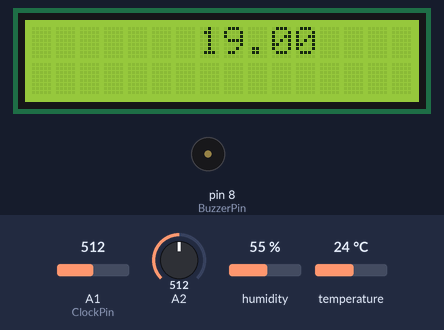
This sketch was run on a simulated Arduino Uno, built with avr-gcc and run on an emulated ATmega328P. On the bench: 16×2 character LCD, buzzer (waves = sounding). The inputs (shaded band) are chosen by the test bench; at power-on: humidity 55 %, A1 (ClockPin) = 512, A2 = 512, temperature 24 °C.

Above: at 1.2 s.
1.3 s: humidity set to 22 %
At 2.0 s:
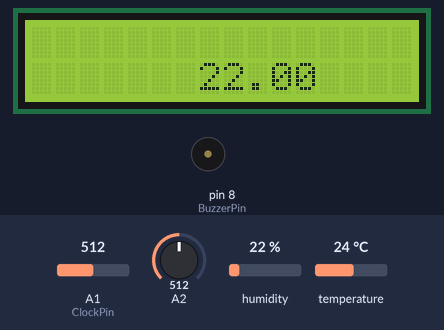
7.7 s: A1 (ClockPin) set to 716
At 8.33 s:
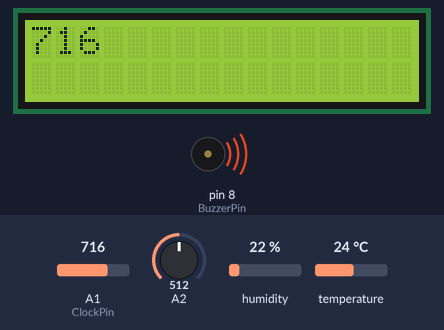
10.5 s: A2 set to 716
At 11.2 s:
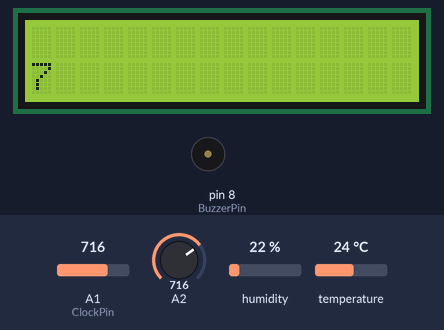
13.3 s: temperature set to 12 °C
At 13.8 s:
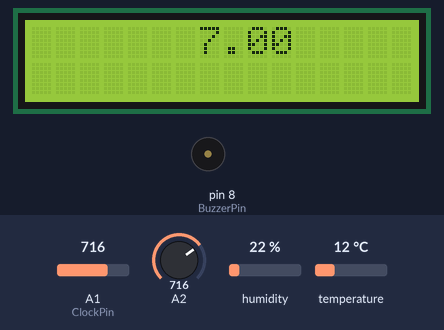
16.1 s: A1 (ClockPin) set to 992
At 16.79 s:
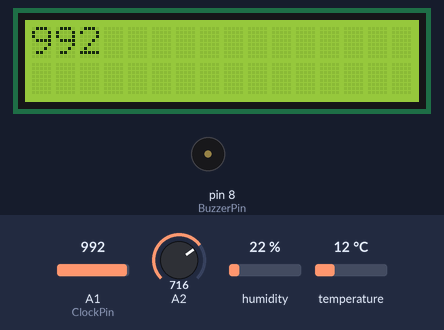
18.9 s: A2 set to 306
At 19.4 s:
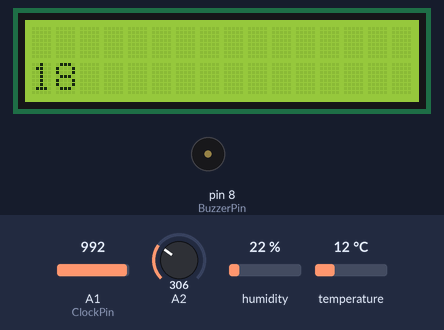
Timing chart, 0 to 22.7 s (numbered marks = the images above; inputs shaded):
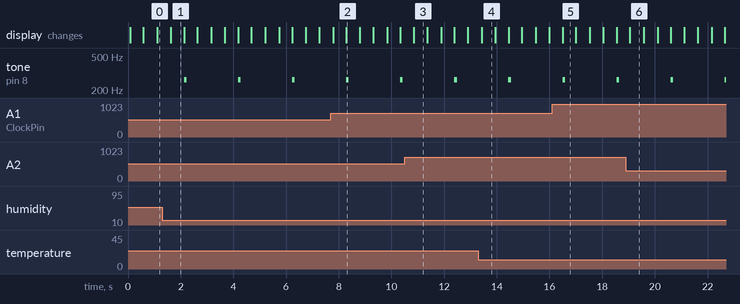

The sketch:

termP.ino
```cpp
#include<LiquidCrystal.h>
#include<SHT1x.h>
LiquidCrystal lcd(12,11,5,4,3,2);

int OpampInputPin=A0;
int val=0;

int CdsSensorValue=0;

int PsdSensorValue=0;

int BuzzerPin=8;

int DataPin=14;
int ClockPin=15;
int MT_P=8;
int MT_N=9;
SHT1x sht1x(DataPin,ClockPin);
float g_fTempC=0;
float g_fHumidity=0;

void setup(){
  pinMode(BuzzerPin,OUTPUT);
  lcd.begin(16,2);
  lcd.print ("SYSTEM START");

  Serial.begin(9600);
}


/*
void SensorRead(){
  g_fTempC = sht1x.readTemperatureC()-5;
  g_fHumidity = sht1x.readHumidity();
  Serial.print ("TEMP:");
  Serial.println(g_fTempC);
  Serial.print ("HUMI:");
  Serial.println(g_fHumidity);
}
*/


void FanON(){
    digitalWrite(MT_P,HIGH);
    digitalWrite(MT_N,LOW);
   }

void FanOFF(){
    digitalWrite(MT_P,LOW);
    digitalWrite(MT_N,LOW);
   }

void loop(){
  lcd.setCursor(0,1);

  val=analogRead(OpampInputPin);
  delay(10);


/* 없어도 되는 코드
  CdsSensorValue=analogRead(A1);
  Serial.print ("CDSSensor=");
  Serial.println(CdsSensorValue);
  delay(500);

  */
/*
  PsdSensorValue=analogRead(A2);
  PsdSensorValue=(6762/(PsdSensorValue-9))-4;
  if(PsdSensorValue<7&&PsdSensorValue>=0){
    PsdSensorValue=7;
    }
  if(PsdSensorValue>100||PsdSensorValue<0){
    PsdSensorValue=100;
    }
  Serial.print("Distance=");
  Serial.print(PsdSensorValue);
  Serial.println("CM");
  delay(500);
  */

  if(val>=55){

   while(1){
     lcd.clear();


     lcd.setCursor(0,0);
     CdsSensorValue=analogRead(A1);
     lcd.print(CdsSensorValue);
            delay(500);

     lcd.clear();
     lcd.setCursor(0,1);
     PsdSensorValue=analogRead(A2);
     PsdSensorValue=(6762/(PsdSensorValue-9))-4;
     if(PsdSensorValue<7&&PsdSensorValue>=0){
        PsdSensorValue=7;
     }
     if(PsdSensorValue>100||PsdSensorValue<0){
        PsdSensorValue=100;
     }
     lcd.print(PsdSensorValue);
          delay(500);


       lcd.clear();

     lcd.setCursor(7,0);
     g_fTempC = sht1x.readTemperatureC()-5;
     lcd.print(g_fTempC);
               delay(500);

          lcd.clear();
     lcd.setCursor(7,1);
     g_fHumidity = sht1x.readHumidity();
     lcd.print(g_fHumidity);
               delay(500);


      if(PsdSensorValue<=20){
      tone(BuzzerPin,262,100);
      }


      if(g_fTempC>=28){
        FanON();
      }
      else{
      FanOFF();
      }

      if(g_fHumidity<=50){

        }


      }

  }


}
```

Measured:
- by itself, tone on pin 8 (BuzzerPin): alternates 262 Hz for 0.10 s and silent for 2.0 s
- what the display in image 1 shows lasts 0.5 s, from 1.6 s to 2.1 s
